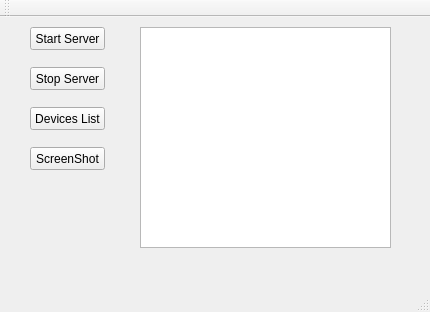
<?xml version="1.0" encoding="UTF-8"?>
<ui version="4.0">
 <class>MainWindow</class>
 <widget class="QMainWindow" name="MainWindow">
  <property name="geometry">
   <rect>
    <x>0</x>
    <y>0</y>
    <width>430</width>
    <height>312</height>
   </rect>
  </property>
  <property name="windowTitle">
   <string>MainWindow</string>
  </property>
  <widget class="QWidget" name="centralWidget">
   <widget class="QPushButton" name="start_server">
    <property name="geometry">
     <rect>
      <x>30</x>
      <y>10</y>
      <width>75</width>
      <height>23</height>
     </rect>
    </property>
    <property name="text">
     <string>Start Server</string>
    </property>
   </widget>
   <widget class="QPushButton" name="stop_server">
    <property name="geometry">
     <rect>
      <x>30</x>
      <y>50</y>
      <width>75</width>
      <height>23</height>
     </rect>
    </property>
    <property name="text">
     <string>Stop Server</string>
    </property>
   </widget>
   <widget class="QTextBrowser" name="textBrowser">
    <property name="geometry">
     <rect>
      <x>140</x>
      <y>10</y>
      <width>251</width>
      <height>221</height>
     </rect>
    </property>
   </widget>
   <widget class="QPushButton" name="get_screenshot">
    <property name="geometry">
     <rect>
      <x>30</x>
      <y>130</y>
      <width>75</width>
      <height>23</height>
     </rect>
    </property>
    <property name="text">
     <string>ScreenShot</string>
    </property>
   </widget>
   <widget class="QPushButton" name="get_devices">
    <property name="geometry">
     <rect>
      <x>30</x>
      <y>90</y>
      <width>75</width>
      <height>23</height>
     </rect>
    </property>
    <property name="text">
     <string>Devices List</string>
    </property>
   </widget>
  </widget>
  <widget class="QMenuBar" name="menuBar">
   <property name="geometry">
    <rect>
     <x>0</x>
     <y>0</y>
     <width>430</width>
     <height>18</height>
    </rect>
   </property>
  </widget>
  <widget class="QToolBar" name="mainToolBar">
   <attribute name="toolBarArea">
    <enum>TopToolBarArea</enum>
   </attribute>
   <attribute name="toolBarBreak">
    <bool>false</bool>
   </attribute>
  </widget>
  <widget class="QStatusBar" name="statusBar"/>
 </widget>
 <layoutdefault spacing="6" margin="11"/>
 <resources/>
 <connections/>
</ui>
